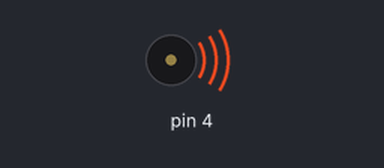
Simulated run of this sketch. Board: Arduino Uno, built with avr-gcc and run on an emulated ATmega328P. On the bench: buzzer (waves = sounding).

Above: at 0.1 s.
At 2.1 s:
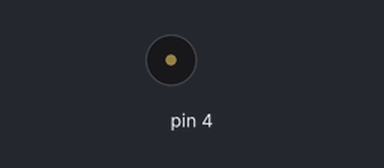
Timing chart, 0 to 3.6 s (numbered marks = the images above):
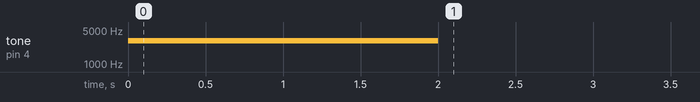

The sketch:

Arlo-Test-Motor-Connections.ino
```cpp
/*
  Arlo-Test-Motor-Connections

  Run this sketch to verify that your Arlo goes forward.
*/

#include <ArloRobot.h>                        // Include Arlo library
#include <SoftwareSerial.h>                   // Include SoftwareSerial library

ArloRobot Arlo;                               // Declare Arlo object
SoftwareSerial ArloSerial(12, 13);            // Declare SoftwareSerial object
                                              // DHB-10 -> I/O 12, DHB-10 <- I/O 13
void setup()                                  // Setup function
{
  tone(4, 3000, 2000);                        // Piezospeaker beep
  Serial.begin(9600);                         // Start terminal serial port

  ArloSerial.begin(19200);                    // Start DHB-10 serial communication
  Arlo.begin(ArloSerial);                     // Pass to Arlo object

  Arlo.writeMotorPower(20, 20);               // Go forward very slowly
  delay(3000);                                //   for three seconds
  Arlo.writeMotorPower(0, 0);                 //   then stop
}

void loop() {}                                // Nothing for main loop
```
